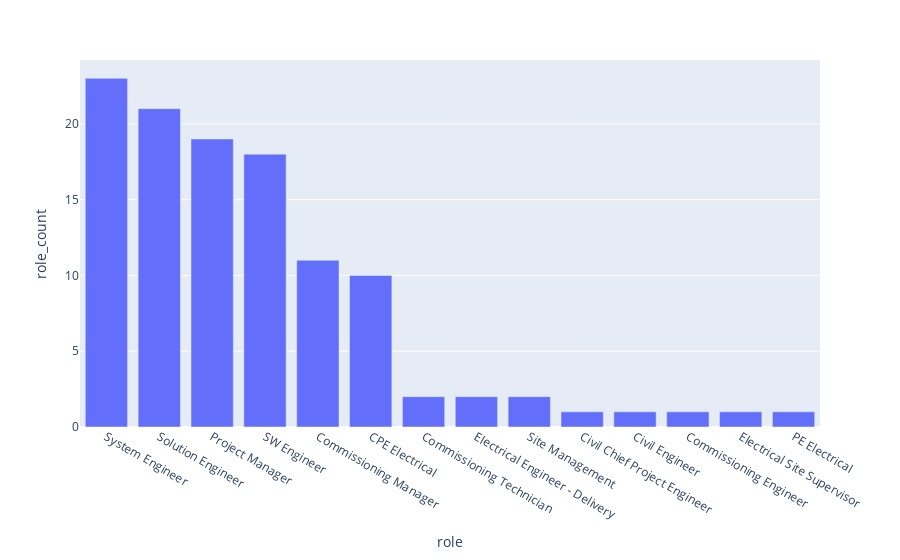

The code cell stored with this chart in its notebook:
### Code cell
make_role_counts_df(df_rf)
make_role_counts_barchart(df_rf)

### Figure 1 — Plotly figure (JSON) as saved in the notebook; plotly's stock layout.template omitted (floating-point values rounded to 4 significant figures)
{"data": [{"alignmentgroup": "True", "hovertemplate": "role=%{x}<br>role_count=%{y}<extra></extra>", "legendgroup": "", "marker": {"color": "#636efa", "pattern": {"shape": ""}}, "name": "", "offsetgroup": "", "orientation": "v", "showlegend": false, "textposition": "auto", "type": "bar", "x": ["System Engineer", "Solution Engineer", "Project Manager", "SW Engineer", "Commissioning Manager", "CPE Electrical", "Commissioning Technician", "Electrical Engineer - Delivery", "Site Management", "Civil Chief Project Engineer", "Civil Engineer", "Commissioning Engineer", "Electrical Site Supervisor", "PE Electrical"], "xaxis": "x", "y": [23, 21, 19, 18, 11, 10, 2, 2, 2, 1, 1, 1, 1, 1], "yaxis": "y"}], "layout": {"autosize": true, "barmode": "relative", "legend": {"tracegroupgap": 0}, "margin": {"t": 60}, "xaxis": {"anchor": "y", "autorange": true, "domain": [0, 1], "range": [-0.5, 13.5], "title": {"text": "role"}, "type": "category"}, "yaxis": {"anchor": "x", "autorange": true, "domain": [0, 1], "range": [0, 24.21], "title": {"text": "role_count"}, "type": "linear"}}}
